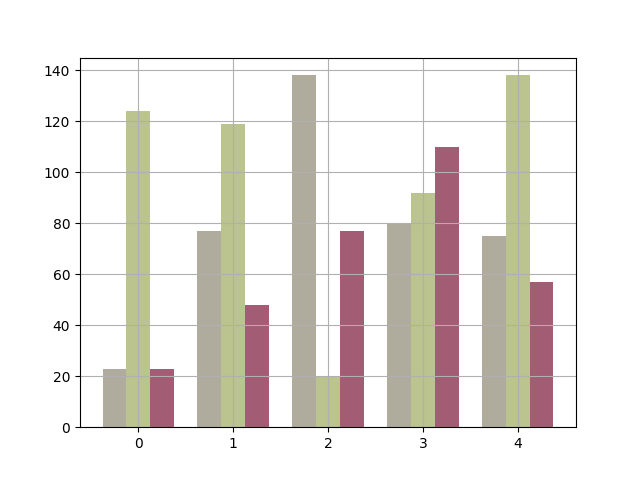

This figure's Python source:
import numpy as np
import pandas as pd
import matplotlib.pyplot as plt
from matplotlib import cm
from matplotlib.ticker import LinearLocator, FormatStrFormatter
from mpl_toolkits.mplot3d.axes3d import get_test_data
import seaborn as sns

nazwa = np.arange(5)
wartosci1 = [23, 77, 138, 80, 75]
wartosci2 = [124, 119, 20, 92, 138]
wartosci3 = [23, 48, 77, 110, 57]
plt.bar(nazwa, wartosci1, width=0.25, label='B', color='#AFAC9E')
plt.bar(nazwa+0.25, wartosci2, width=0.25, label='C', color='#BBC38F')
plt.bar(nazwa+0.5, wartosci3, width=0.25, label='A', color='#A25D75')
plt.xticks([0.25, 1.25, 2.25, 3.25, 4.25], [0, 1, 2, 3, 4])
plt.grid()

plt.show()
